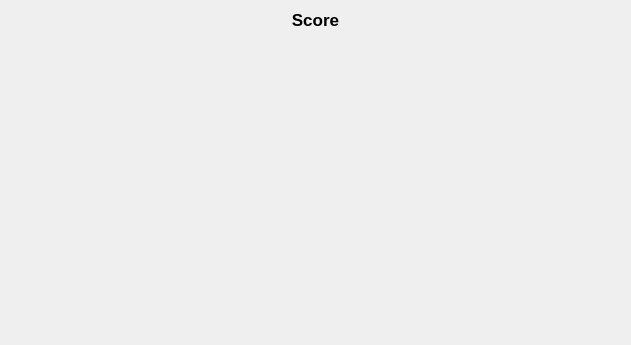
<?xml version="1.0" encoding="UTF-8"?>
<ui version="4.0">
 <class>ScoreWidget</class>
 <widget class="QWidget" name="ScoreWidget">
  <property name="geometry">
   <rect>
    <x>0</x>
    <y>0</y>
    <width>631</width>
    <height>345</height>
   </rect>
  </property>
  <property name="minimumSize">
   <size>
    <width>631</width>
    <height>345</height>
   </size>
  </property>
  <property name="windowTitle">
   <string>Form</string>
  </property>
  <widget class="QWidget" name="verticalLayoutWidget">
   <property name="geometry">
    <rect>
     <x>0</x>
     <y>10</y>
     <width>631</width>
     <height>331</height>
    </rect>
   </property>
   <layout class="QVBoxLayout" name="layout">
    <item>
     <widget class="QLabel" name="scoreLabel">
      <property name="font">
       <font>
        <pointsize>13</pointsize>
        <weight>75</weight>
        <bold>true</bold>
       </font>
      </property>
      <property name="text">
       <string>Score</string>
      </property>
      <property name="alignment">
       <set>Qt::AlignHCenter|Qt::AlignTop</set>
      </property>
     </widget>
    </item>
   </layout>
  </widget>
 </widget>
 <resources/>
 <connections/>
</ui>
